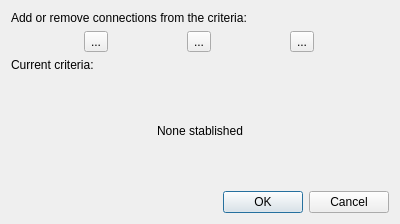
<?xml version="1.0" encoding="UTF-8"?>
<ui version="4.0">
 <class>ConnectionCriteriaDialog</class>
 <widget class="QDialog" name="ConnectionCriteriaDialog">
  <property name="geometry">
   <rect>
    <x>0</x>
    <y>0</y>
    <width>400</width>
    <height>224</height>
   </rect>
  </property>
  <property name="minimumSize">
   <size>
    <width>400</width>
    <height>224</height>
   </size>
  </property>
  <property name="maximumSize">
   <size>
    <width>400</width>
    <height>224</height>
   </size>
  </property>
  <property name="windowTitle">
   <string>Connection criteria selector</string>
  </property>
  <property name="windowIcon">
   <iconset resource="../../rsc/espina.qrc">
    <normaloff>:/espina/connection.svg</normaloff>:/espina/connection.svg</iconset>
  </property>
  <layout class="QVBoxLayout" name="verticalLayout_2" stretch="0,0,0,1,0">
   <item>
    <widget class="QLabel" name="label">
     <property name="text">
      <string>Add or remove connections from the criteria:</string>
     </property>
    </widget>
   </item>
   <item>
    <layout class="QHBoxLayout" name="m_layout">
     <item>
      <widget class="QToolButton" name="m_add">
       <property name="toolTip">
        <string>Add a connection to current classification</string>
       </property>
       <property name="text">
        <string>...</string>
       </property>
       <property name="icon">
        <iconset resource="../../rsc/espina.qrc">
         <normaloff>:/espina/add.svg</normaloff>:/espina/add.svg</iconset>
       </property>
       <property name="iconSize">
        <size>
         <width>20</width>
         <height>20</height>
        </size>
       </property>
      </widget>
     </item>
     <item>
      <widget class="QToolButton" name="m_erase">
       <property name="toolTip">
        <string>Remove a connection to current classification</string>
       </property>
       <property name="text">
        <string>...</string>
       </property>
       <property name="icon">
        <iconset resource="../../rsc/espina.qrc">
         <normaloff>:/espina/remove.svg</normaloff>:/espina/remove.svg</iconset>
       </property>
       <property name="iconSize">
        <size>
         <width>20</width>
         <height>20</height>
        </size>
       </property>
      </widget>
     </item>
     <item>
      <widget class="QToolButton" name="m_clear">
       <property name="toolTip">
        <string>Clear criteria</string>
       </property>
       <property name="text">
        <string>...</string>
       </property>
       <property name="icon">
        <iconset resource="../../rsc/espina.qrc">
         <normaloff>:/espina/eraser.png</normaloff>:/espina/eraser.png</iconset>
       </property>
       <property name="iconSize">
        <size>
         <width>20</width>
         <height>20</height>
        </size>
       </property>
      </widget>
     </item>
    </layout>
   </item>
   <item>
    <widget class="QLabel" name="m_ambiguous">
     <property name="text">
      <string>Current criteria:</string>
     </property>
    </widget>
   </item>
   <item>
    <widget class="QLabel" name="m_criteriaLabel">
     <property name="text">
      <string>None stablished</string>
     </property>
     <property name="textFormat">
      <enum>Qt::RichText</enum>
     </property>
     <property name="alignment">
      <set>Qt::AlignCenter</set>
     </property>
     <property name="wordWrap">
      <bool>true</bool>
     </property>
    </widget>
   </item>
   <item>
    <widget class="QDialogButtonBox" name="buttonBox">
     <property name="orientation">
      <enum>Qt::Horizontal</enum>
     </property>
     <property name="standardButtons">
      <set>QDialogButtonBox::Cancel|QDialogButtonBox::Ok</set>
     </property>
    </widget>
   </item>
  </layout>
 </widget>
 <resources>
  <include location="../../rsc/espina.qrc"/>
 </resources>
 <connections>
  <connection>
   <sender>buttonBox</sender>
   <signal>accepted()</signal>
   <receiver>ConnectionCriteriaDialog</receiver>
   <slot>accept()</slot>
   <hints>
    <hint type="sourcelabel">
     <x>248</x>
     <y>254</y>
    </hint>
    <hint type="destinationlabel">
     <x>157</x>
     <y>274</y>
    </hint>
   </hints>
  </connection>
  <connection>
   <sender>buttonBox</sender>
   <signal>rejected()</signal>
   <receiver>ConnectionCriteriaDialog</receiver>
   <slot>reject()</slot>
   <hints>
    <hint type="sourcelabel">
     <x>316</x>
     <y>260</y>
    </hint>
    <hint type="destinationlabel">
     <x>286</x>
     <y>274</y>
    </hint>
   </hints>
  </connection>
 </connections>
</ui>
